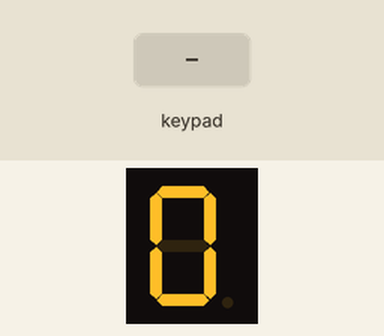
A sketch run on a simulated Arduino Uno, built with avr-gcc and run on an emulated ATmega328P. Parts: 1-digit seven-segment display. Wiring (inferred from the names in the program): 1-digit 7-segment display, segments lit when HIGH: segments pin 10, pin 11, pin 12, pin 14, pin 15, pin 16, pin 17. The test bench sets the inputs (shaded band). The segment pins are drawn as the display they are named for.

Above: at 1.2 s.
1.3 s: keypad keys 1 2 # pressed 0.4 s apart
At 3.7 s:
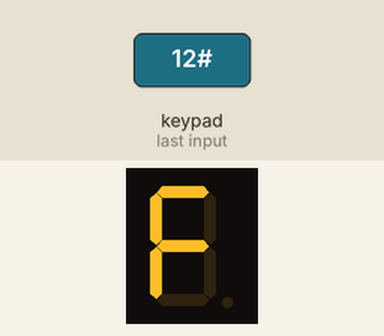
5.5 s: key 'A' pressed
At 6.1 s:
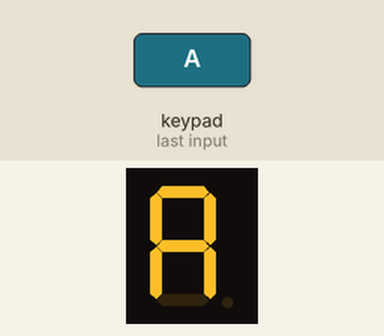
8.0 s: key 'C' pressed
At 8.8 s:
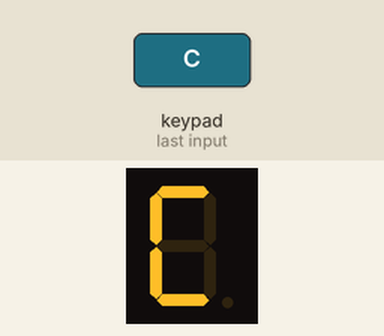
10.5 s: keypad keys 1 2 * pressed 0.4 s apart
At 13.1 s:
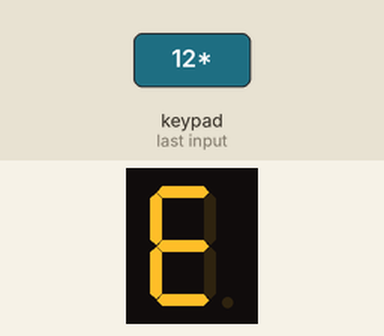
14.7 s: key 'D' pressed
At 15.5 s:
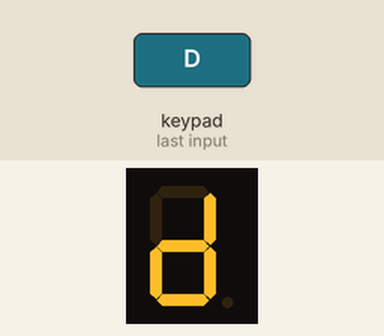
Timing chart, 0 to 17.7 s (numbered marks = the images above; inputs shaded):
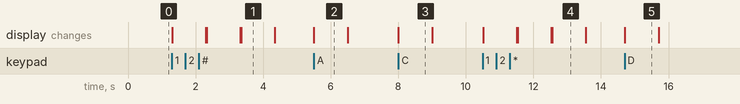

Measured:
- after the input at 1.3 s, the display: first changes at once (image 1 shows a later state)
- after the input at 5.5 s, the display: changes at once (image 2)
- after the input at 8.0 s, the display: changes at once (image 3)
- after the input at 10.5 s, the display: first changes at once (image 4 shows a later state)
- after the input at 14.7 s, the display: changes at once (image 5)
- what the display in image 1 shows lasts 1.0 s, from 3.3 s to 4.3 s

The sketch:

Teclado_Matricial.ino
```cpp
/*
 Fundacion Kinal
 Centro Educativo Tecnico Laborla Kinal
 Electronica
 Grado: Quinto
 Seccion: A
 Curso: Taller de eleectronica digital y reparacion de computadoras I
 Nombre: Juan Manuel Sebastian Ixen Coy
 Carne: 2019519
 Fecha: 20/04
 */
#include <Key.h>
#include <Keypad.h>


#define Filas 4
#define Columnas 4
#define F1 9
#define F2 8
#define F3 7
#define F4 6
#define C1 5
#define C2 4
#define C3 3
#define C4 2

// Defino las leds del display
#define A 10
#define B 11
#define C 12
#define D 14
#define E 15
#define F 16
#define G 17

// Defino la distribución de teclas
char keys[Filas][Columnas] = {
  {'1','2','3','A'},
  {'4','5','6','B'},
  {'7','8','9','C'},
  {'*','0','#','D'}
};

byte PinesFilas[Filas] = {F1,F2,F3,F4};
byte PinesColumnas[Columnas] = {C1,C2,C3,C4};

Keypad Teclado = Keypad(makeKeymap(keys),PinesFilas,PinesColumnas,Filas,Columnas);

void setup() {
  pinMode(A,OUTPUT);
  pinMode(B,OUTPUT);
  pinMode(C,OUTPUT);
  pinMode(D,OUTPUT);
  pinMode(E,OUTPUT);
  pinMode(F,OUTPUT);
  pinMode(G,OUTPUT);
}

void loop() {
  char tecla = Teclado.getKey();


  // Tecla A
  if (tecla == 'A') {
digitalWrite(10,HIGH);
digitalWrite(11,HIGH);
digitalWrite(12,HIGH);
digitalWrite(14,LOW);
digitalWrite(15,HIGH);
digitalWrite(16,HIGH);
digitalWrite(17,HIGH);
delay(1000);

  }
  // Tecla B
   if (tecla == 'B') {
digitalWrite(10,LOW);
digitalWrite(11,LOW);
digitalWrite(12,HIGH);
digitalWrite(14,HIGH);
digitalWrite(15,HIGH);
digitalWrite(16,HIGH);
digitalWrite(17,HIGH);
delay(1000);

  }
  // Tecla C
   if (tecla == 'C') {
digitalWrite(10,HIGH);
digitalWrite(11,LOW);
digitalWrite(12,LOW);
digitalWrite(14,HIGH);
digitalWrite(15,HIGH);
digitalWrite(16,HIGH);
digitalWrite(17,LOW);
delay(1000);
}
// Tecla D
   if (tecla == 'D') {
digitalWrite(10,LOW);
digitalWrite(11,HIGH);
digitalWrite(12,HIGH);
digitalWrite(14,HIGH);
digitalWrite(15,HIGH);
digitalWrite(16,LOW);
digitalWrite(17,HIGH);
delay(1000);

    }

   if(tecla == '0'){

digitalWrite(10,HIGH);// 0
digitalWrite(11,HIGH);
digitalWrite(12,HIGH);
digitalWrite(14,HIGH);
digitalWrite(15,HIGH);
digitalWrite(16,HIGH);
digitalWrite(17,LOW);
delay(100);
}
  if(tecla == '1'){

digitalWrite(10,LOW);//1
digitalWrite(11,HIGH);
digitalWrite(12,HIGH);
digitalWrite(14,LOW);
digitalWrite(15,LOW);
digitalWrite(16,LOW);
digitalWrite(17,LOW);
delay(1000);
}
  if(tecla == '2'){


digitalWrite(10,HIGH);//2
digitalWrite(11,HIGH);
digitalWrite(12,LOW);
digitalWrite(14,HIGH);
digitalWrite(15,HIGH);
digitalWrite(16,LOW);
digitalWrite(17,HIGH);
delay(1000);
}
  if(tecla == '3'){


digitalWrite(10,HIGH);//3
digitalWrite(11,HIGH);
digitalWrite(12,HIGH);
digitalWrite(14,HIGH);
digitalWrite(15,LOW);
digitalWrite(16,LOW);
digitalWrite(17,HIGH);
delay(1000);
}
  if(tecla == '4'){

digitalWrite(10,LOW);//4
digitalWrite(11,HIGH);
digitalWrite(12,HIGH);
digitalWrite(14,LOW);
digitalWrite(15,LOW);
digitalWrite(16,HIGH);
digitalWrite(17,HIGH);
delay(1000);
}
  if(tecla == '5'){

digitalWrite(10,HIGH);//5
digitalWrite(11,LOW);
digitalWrite(12,HIGH);
digitalWrite(14,HIGH);
digitalWrite(15,LOW);
digitalWrite(16,HIGH);
digitalWrite(17,HIGH);
delay(1000);
}
  if(tecla == '6'){

digitalWrite(10,HIGH);//6
digitalWrite(11,LOW);
digitalWrite(12,HIGH);
digitalWrite(14,HIGH);
digitalWrite(15,HIGH);
digitalWrite(16,HIGH);
digitalWrite(17,HIGH);
delay(1000);
}
  if(tecla == '7'){

digitalWrite(10,HIGH);//7
digitalWrite(11,HIGH);
digitalWrite(12,HIGH);
digitalWrite(14,LOW);
digitalWrite(15,LOW);
digitalWrite(16,LOW);
digitalWrite(17,LOW);
delay(1000);
}
  if(tecla == '8'){

digitalWrite(10,HIGH);//8
digitalWrite(11,HIGH);
digitalWrite(12,HIGH);
digitalWrite(14,HIGH);
digitalWrite(15,HIGH);
digitalWrite(16,HIGH);
digitalWrite(17,HIGH);
delay(1000);
}
  if(tecla == '9'){

digitalWrite(10,HIGH);//9
digitalWrite(11,HIGH);
digitalWrite(12,HIGH);
digitalWrite(14,HIGH);
digitalWrite(15,LOW);
digitalWrite(16,HIGH);
digitalWrite(17,HIGH);
delay(1000);
}

// Tecla *
   if (tecla == '*') {
digitalWrite(10,HIGH);
digitalWrite(11,LOW);
digitalWrite(12,LOW);
digitalWrite(14,HIGH);
digitalWrite(15,HIGH);
digitalWrite(16,HIGH);
digitalWrite(17,HIGH);
delay(1000);
}

// Tecla #
   if (tecla == '#') {
digitalWrite(10,HIGH);
digitalWrite(11,LOW);
digitalWrite(12,LOW);
digitalWrite(14,LOW);
digitalWrite(15,HIGH);
digitalWrite(16,HIGH);
digitalWrite(17,HIGH);
delay(1000);

    }
else
   digitalWrite(10,HIGH);
   digitalWrite(11,HIGH);
   digitalWrite(12,HIGH);
   digitalWrite(14,HIGH);
   digitalWrite(15,HIGH);
   digitalWrite(16,HIGH);
   digitalWrite(17,LOW);


   }
```
